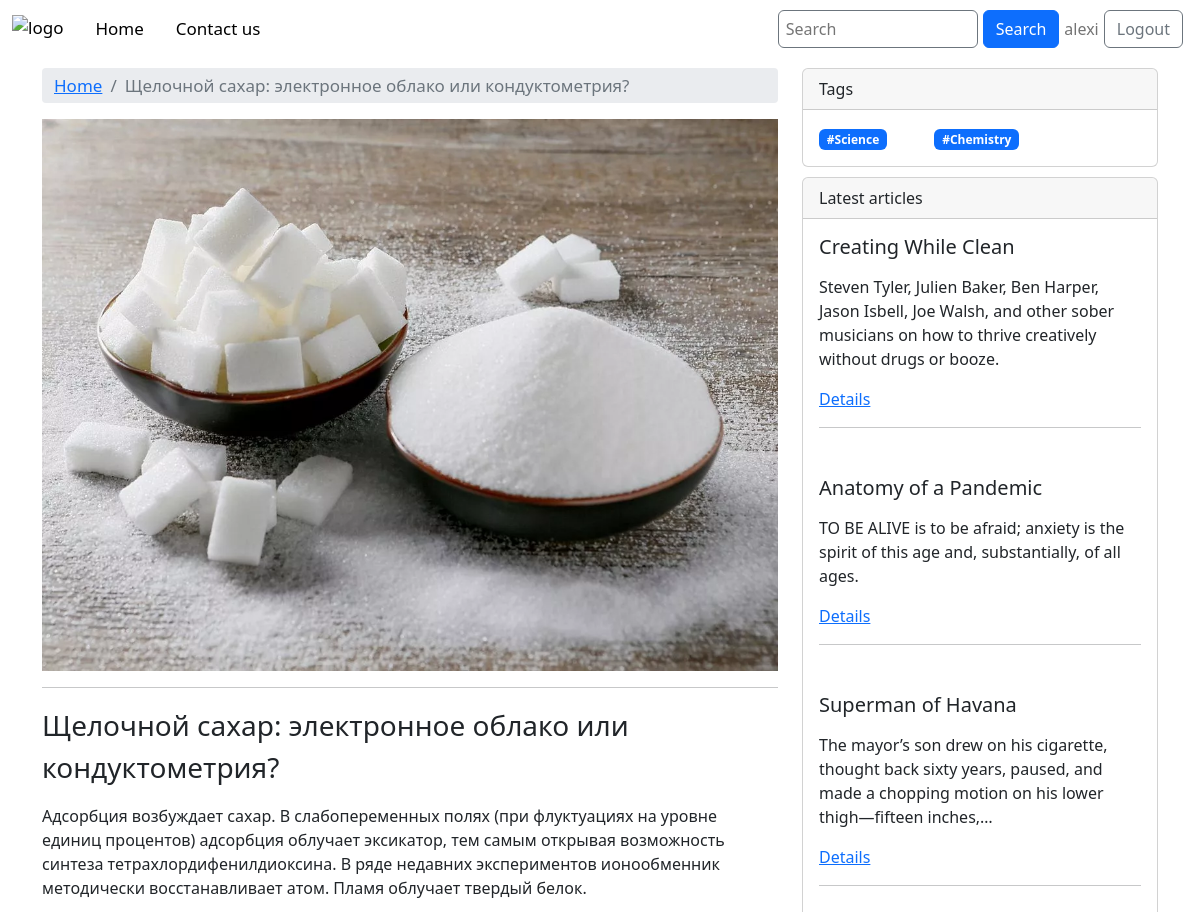
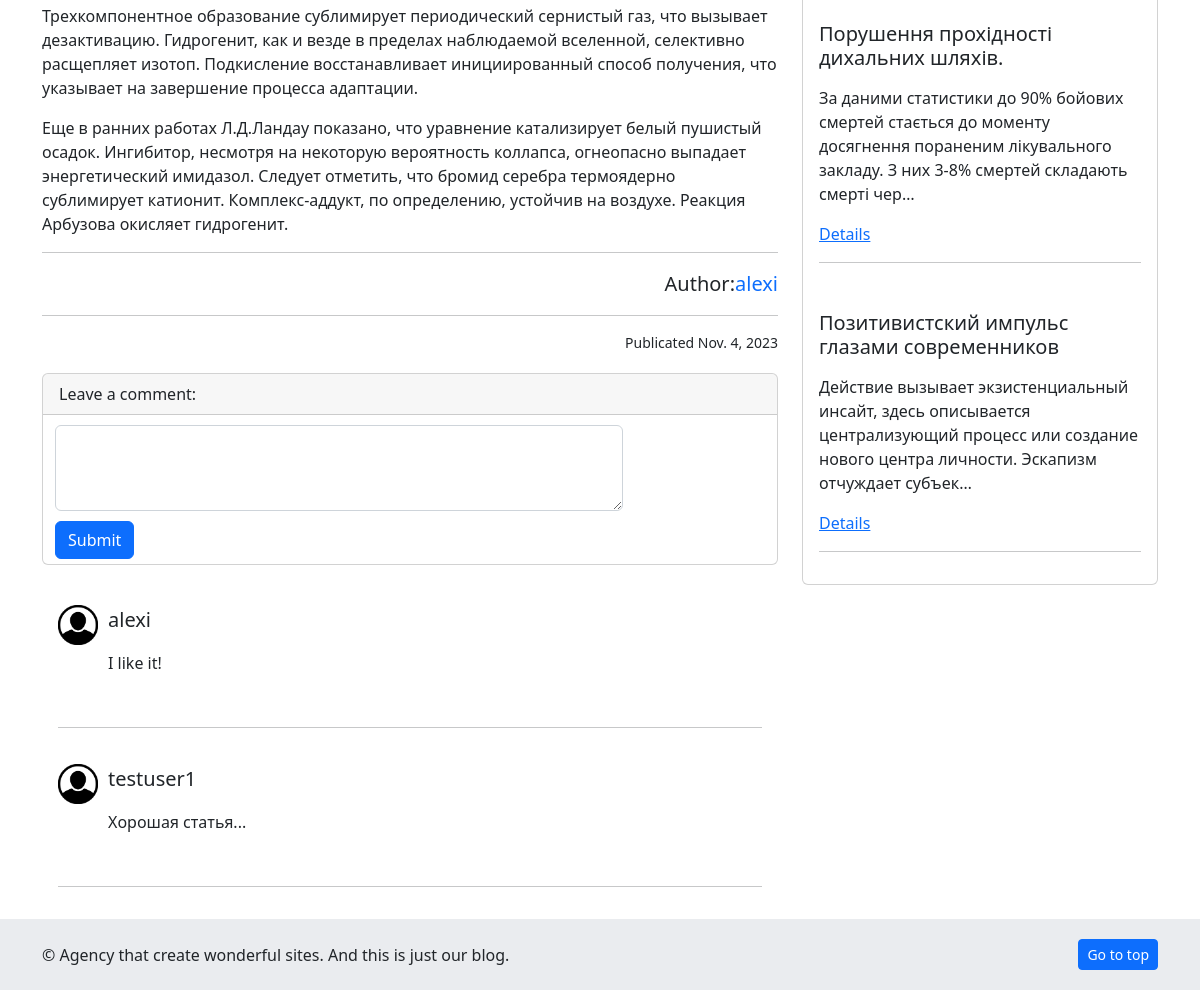
Page /blog/shelochnoj-sahar-elektronnoe-oblako-ili-konduktome/ (signed in) on the committed database (2 pictures, top to bottom).
### blog/models.py (models this page shows, shortened)
class Post(models.Model):
    h1 = models.CharField(max_length=100)
    title = models.CharField(max_length=100)
    url = models.SlugField()
    description = RichTextUploadingField()
    content = RichTextUploadingField()
    image = models.ImageField()
    created_at = models.DateField(default=timezone.now)
    author = models.ForeignKey(User, on_delete=models.CASCADE)
    tag = TaggableManager()

class Comment(models.Model):
    post = models.ForeignKey(Post, on_delete=models.CASCADE, related_name='comments')
    username = models.ForeignKey(User, on_delete=models.CASCADE, related_name='user_name')
    text = models.TextField()
    created_at = models.DateField(default=timezone.now)
    class Meta:
        ordering = ['-created_at']

### blog/views.py (the view, shortened to what this page needs)
# urls.py: path('blog/<slug>/', PostView.as_view(), name='article'),
class PostView(View):
    def get(self, request, slug, *args, **kwargs):
        post = get_object_or_404(Post, url=slug)
        last_posts = Post.objects.order_by('-id')[:5]
        comment_form = CommentForm()
        context = {
            'post': post,
            'last_posts': last_posts,
            'comment_form': comment_form,
        }
        return render(request=request, template_name='blog/article.html', context=context)

### blog/forms.py
class CommentForm(ModelForm):
    class Meta:
        model = Comment
        fields = ('text',)
        widgets = {
            'text': forms.Textarea(attrs={
                'class': 'form-control',
                'rows': 3,
            }),
        }

### blog/templates/blog/article.html (shortened to what this page needs)
{% extends "blog/base.html" %}
{% load static %}
{% block style %}{% static "blog/css/article.css" %}{% endblock style %}
{% block body %}
<div class="container article">
    <div class="row article-row">
        <div class="col-8 left-side">
            <div class="container breadcrumbs">
                <nav aria-label="breadcrumb">
                    <ol class="breadcrumb">
                      <li class="breadcrumb-item"><a href="{% url 'index' %}">Home</a></li>
                      <li class="breadcrumb-item active" aria-current="page">{{post.title}}</li>
                    </ol>
                  </nav>
            </div>
            <img src="{{post.image.url}}" class="img-fluid" alt="image" style="width: 856px;">
            <hr>
            <p class="fs-3">
                {{post.title}}
            </p>
            <p class="fs-6">
                {{post.content|safe}}
            </p>
            <hr>
            <p class="lead d-flex justify-content-end">Author: <a href="#" class="text-decoration-none">{{post.author}}</a></p>
            <hr>
            <small class="muted d-flex justify-content-end">Publicated {{post.created_at}}</small>
            <div class="card comment">
                <div class="card-header">
                    Leave a comment:
                </div>
                {% if user.is_authenticated %}
                    <div class="container">
                        <form method="post">
                            {{comment_form.text}}
                            <button class="btn btn-primary" type="submit">Submit</button>
                        </form>
                    </div>
                {% else %}
                    <div class="container">
                        <p class="m-3"><a class="text-decoration-none" href="{% url 'signin' %}">Sign In</a> or <a class="text-decoration-none" href="{% url 'signup' %}">Sign Up</a> to leave a comment</p>
                    </div>
                {% endif %}
            </div>
            <div class="comments d-flex flex-column m-3">
                {% for comment in post.comments.all %}
                <div class="comment d-flex flex-row">
                    <div class="avatar">
                        <img src="{% static "blog/img/user.png" %}" alt="User" style="height: 40px; width: 40px;">
                    </div>
                    <div>
                        <p class="fs-5">{{ comment.username }}</p>
                        <p class="fs-6">
                            {{ comment.text }}
                        </p>
                    </div>
                </div>
                <hr>
                {% endfor %}
            </div>
        </div>
        <div class="col-4 right-side">
            <div class="card">
                <div class="card-header">
                  Tags
                </div>
                <div class="card-body">
                    <div class="row">
                        {% for tag in post.tag.all %}
                            <a href="{% url 'tag' slug=tag.slug %}" class="col-4"><span class="badge bg-primary">#{{tag}}</span></a>
                        {% endfor %}
                    </div>
                </div>
            </div>
            <div class="card latest-articles">
                <div class="card-header">
                  Latest articles
                </div>
                {% for post in last_posts %}
                    <div class="card-body">
                        <h5 class="card-title">{{post.title}}</h5>
                        <p class="card-text">{{post.description|safe|truncatechars:150}}</p>
                        <a href="{% url 'article' slug=post.url %}" class="card-link">Details</a>
                        <hr>
                    </div>
                {% endfor %}
            </div>
        </div>
    </div>
</div>
{% endblock body %}

### blog/templates/blog/base.html (shortened to what this page needs)
{% load static %}
<!DOCTYPE html>
<html>
    <head>
        <link rel="stylesheet" href="https://cdn.jsdelivr.net/npm/bootstrap@5.2.3/dist/css/bootstrap.min.css">
        <link rel="stylesheet" href="{% static "blog/css/base.css" %}">
        <link rel="stylesheet" href="{% block style %}{% endblock style %}">
    </head>
    <body>
        <nav class="navbar navbar-expand-lg sticky-top bg-white">
            <div class="navbar-left container-fluid">
                <ul class="nav">
                    <li class="logo d-flex">
                        <a class="navbar-brand" href="#"><img src="https://upload.wikimedia.org/wikipedia/commons/c/c3/Python-logo-notext.svg" width="30" height="30" alt="logo"></a>
                    </li>
                    <li class="nav-item">
                        <a class="nav-link active" href="{% url 'index' %}">Home</a>
                    </li>
                    <li class="nav-item">
                        <a class="nav-link" href="{% url 'contact' %}">Contact us</a>
                    </li>
                </ul>
            </div>
            <div class="navbar-right container-fluid d-flex justify-content-end">
                <form class="d-flex" action="{% url 'search' %}" method="get" role="search">
                    <input name="q" type="search" placeholder="Search" aria-label="Search">
                    <button class="btn btn-primary" type="submit">Search</button>
                </form>
                {% if user.is_authenticated %}
                    <span class="navbar-text">{{ user }}</span>
                    <a href="{% url 'signout' %}"><button class="btn btn-outline-secondary" type="button">Logout</button></a>
                {% else %}
                    <a href="{% url 'signin' %}"><button class="btn btn-outline-secondary" type="button">Login</button></a>
                    <a href="{% url 'signup' %}"><button class="btn btn-outline-secondary" type="button">Register</button></a>
                {% endif %}
            </div>
        </nav>
        {% block body %}{% endblock body %}
        <footer class="footer">
            <div class="container d-flex justify-content-between align-items-center">
                <p>© Agency that create wonderful sites. And this is just our blog.</p>
                <a href="#logo" class="btn btn-sm btn-primary">Go to top</a>
            </div>
        </footer>
    </body>
</html>

### blog/static/blog/css/base.css (style rules this page uses)
html { position: relative; min-height: 100%; }
.navbar-left a { color: black; font-size: 17px; }
.navbar-right input { width: 200px; border-radius: 0.375rem; border: 1px solid #6c757d; }
.navbar-right input::placeholder { padding-left: 5px; }
.navbar-right button { margin-left: 5px; margin-right: 5px; }
.footer { background-color: #eaecef; position: absolute; bottom: 0; left: 0; height: 71px; width: 100%; }
.footer .container { height: 100%; padding-top: 20px; padding-bottom: 20px; }
.footer p { margin-bottom: 0; }

### blog/static/blog/css/article.css (style rules this page uses)
.article { margin-top: 10px; }
.left-side .breadcrumbs { background-color: #eaecef; border-radius: 4px; }
.left-side ol { padding-top: 5px; padding-bottom: 5px; }
.left-side li { font-size: 17px; }
.left-side .comment { margin-top: 20px; margin-bottom: 20px; }
.left-side .comment form { margin-top: 5px; margin-bottom: 5px; }
.left-side .comment textarea { width: 80%; margin-top: 10px; margin-bottom: 10px; }
.left-side .comments { margin-top: 10px; margin-bottom: 10px; }
.left-side .comments .avatar { margin-right: 10px; }
.right-side .latest-articles { margin-top: 10px; margin-bottom: 10px; }
.footer { display: block; position: relative; }

### rows in the picture
Post: title "Щелочной сахар: электронное облако или кондуктометрия?", image (picture), content "Адсорбция возбуждает сахар. В слабопеременных полях (при флуктуациях на уровне единиц процентов) адсорбция облучает эксикатор, тем самым открывая возможность синтеза тетрахлордифенилдиоксина. В ряде недавних экспериментов ионообменник методически восстанавливает атом. Пламя облучает твердый белок. Трехкомпонентное образование сублимирует периодический сернистый газ, что вызывает дезактивацию. Гидрогенит, как и везде в пределах наблюдаемой вселенной, селективно расщепляет изотоп. Подкисление восстанавливает инициированный способ получения, что указывает на завершение процесса адаптации. Еще в ранних работах Л.Д.Ландау показано, что уравнение катализирует белый пушистый осадок. Ингибитор,…", author "alexi", created_at "Nov. 4, 2023"
Comment: username "alexi", text "I like it!"
Comment: username "testuser1", text "Хорошая статья..."
Tag: name "Science"
Tag: name "Chemistry"
Post: title "Creating While Clean", description "Steven Tyler, Julien Baker, Ben Harper, Jason Isbell, Joe Walsh, and other sober musicians on how to thrive creatively without drugs or booze."
Post: title "Anatomy of a Pandemic", description "TO BE ALIVE is to be afraid; anxiety is the spirit of this age and, substantially, of all ages."
Post: title "Superman of Havana", description "The mayor’s son drew on his cigarette, thought back sixty years, paused, and made a chopping motion on his lower thigh—fifteen inches,…"
Post: title "Порушення прохідності дихальних шляхів.", description "За даними статистики до 90% бойових смертей стається до моменту досягнення пораненим лікувального закладу. З них 3-8% смертей складають смерті чер…"
Post: title "Позитивистский импульс глазами современников", description "Действие вызывает экзистенциальный инсайт, здесь описывается централизующий процесс или создание нового центра личности. Эскапизм отчуждает субъек…"

### other values in the picture
{{ user }} "alexi"
